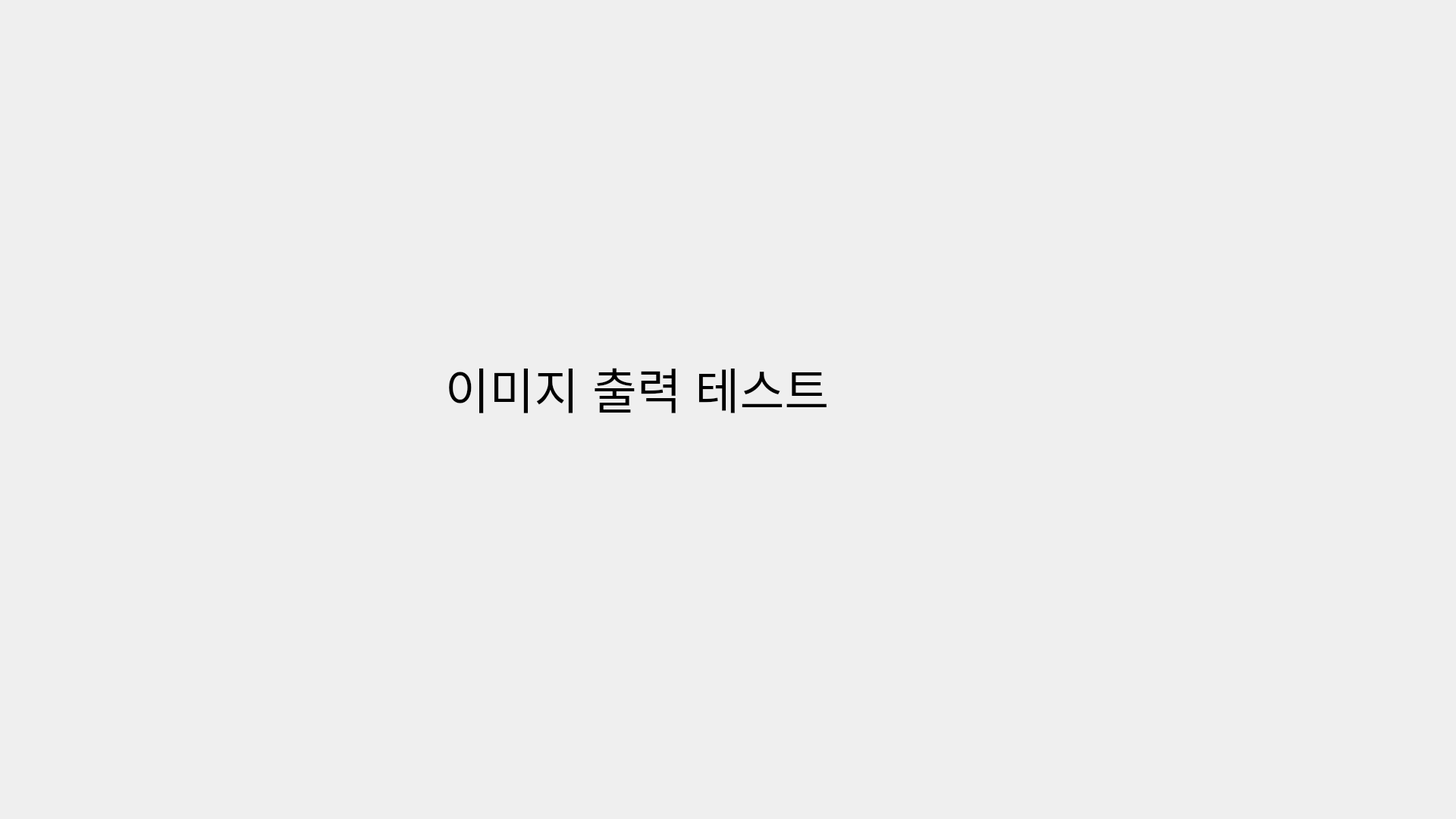
<?xml version="1.0" encoding="UTF-8"?>
<ui version="4.0">
 <class>imageoutput</class>
 <widget class="QWidget" name="imageoutput">
  <property name="geometry">
   <rect>
    <x>0</x>
    <y>0</y>
    <width>1920</width>
    <height>1080</height>
   </rect>
  </property>
  <property name="font">
   <font>
    <family>Arial</family>
    <pointsize>48</pointsize>
   </font>
  </property>
  <property name="windowTitle">
   <string>Form</string>
  </property>
  <widget class="QWidget" name="verticalLayoutWidget">
   <property name="geometry">
    <rect>
     <x>0</x>
     <y>430</y>
     <width>1921</width>
     <height>161</height>
    </rect>
   </property>
   <layout class="QVBoxLayout" name="verticalLayout">
    <item>
     <widget class="QLabel" name="label">
      <property name="text">
       <string>                                 이미지 출력 테스트</string>
      </property>
     </widget>
    </item>
   </layout>
  </widget>
 </widget>
 <resources/>
 <connections/>
</ui>
